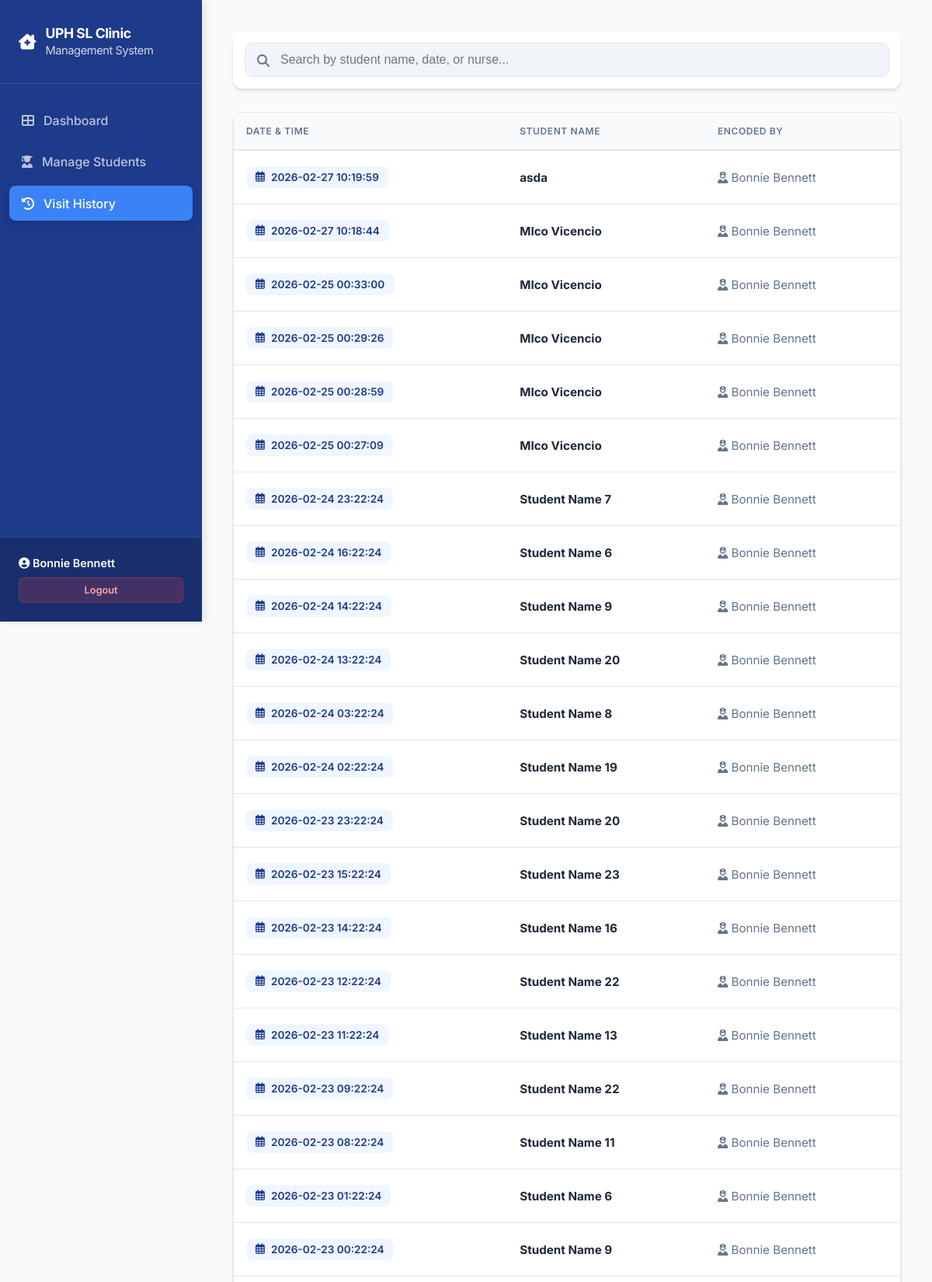
Screenshot of /visit_history (signed in, upper part) with the database file from the repository.
### tables this page shows
CREATE TABLE nurses (id INTEGER PRIMARY KEY AUTOINCREMENT, full_name TEXT, address TEXT, contact_number TEXT, username TEXT UNIQUE, password TEXT);

CREATE TABLE clinic_visits (id INTEGER PRIMARY KEY AUTOINCREMENT, student_id INTEGER, nurse_id INTEGER, temperature REAL, complaint TEXT, diagnosis TEXT, medicine TEXT, time_in TEXT, FOREIGN KEY(student_id) REFERENCES students(id), FOREIGN KEY(nurse_id) REFERENCES nurses(id));

CREATE TABLE students (id INTEGER PRIMARY KEY AUTOINCREMENT, rfid_uid TEXT UNIQUE, student_number TEXT UNIQUE, full_name TEXT, address TEXT, age INTEGER, grade TEXT, section TEXT, allergies TEXT, medical_condition TEXT, parent_name TEXT, parent_contact_number TEXT, parent_email TEXT);

### app.py (the view)
@app.route("/visit_history")
def visit_history():
    if session.get("role") != "nurse":
        return redirect(url_for("login"))
    conn = get_db()
    conn.row_factory = sqlite3.Row
    visits_rows = conn.execute("""
        SELECT
            clinic_visits.*,
            students.full_name,
            students.student_number,
            students.parent_name,
            students.parent_contact_number,
            students.parent_email,
            nurses.full_name as nurse_name
        FROM clinic_visits
        JOIN students ON clinic_visits.student_id = students.id
        LEFT JOIN nurses ON clinic_visits.nurse_id = nurses.id
        ORDER BY time_in DESC
    """).fetchall()
    visits = [dict(row) for row in visits_rows]
    nurse_id = session.get("user_id")
    nurse_row = conn.execute("SELECT * FROM nurses WHERE id=?", (nurse_id,)).fetchone()
    nurse = dict(nurse_row) if nurse_row else None
    conn.close()
    return render_template("visit_history.html", visits=visits, nurse=nurse)

### app.py (called while the page is built)
def get_db():
    conn = sqlite3.connect("clinic.db")
    conn.row_factory = sqlite3.Row
    return conn

### templates/visit_history.html (shortened to what this page needs)
<!DOCTYPE html>
<html lang="en">
<head>
    <link rel="stylesheet" href="https://cdnjs.cloudflare.com/ajax/libs/font-awesome/6.4.0/css/all.min.css">
</head>
<body>
<aside>
    <div class="sidebar-header">
        <i class="fas fa-clinic-medical fa-lg"></i>
        <h1>UPH SL Clinic<br><small style="font-weight:400; opacity:0.8;">Management System</small></h1>
    </div>
    <nav class="sidebar-nav">
        <a href="{{ url_for('nurse_dashboard') }}">
            <i class="fas fa-th-large"></i> Dashboard
        </a>
        <a href="{{ url_for('manage_students') }}">
            <i class="fas fa-user-graduate"></i> Manage Students
        </a>
        <a href="{{ url_for('visit_history') }}" class="active">
            <i class="fas fa-history"></i> Visit History
        </a>
    </nav>
    <div class="sidebar-footer">
        <div style="font-weight: 600; font-size: 0.9rem;"><i class="fas fa-user-circle"></i> {{ nurse['full_name'] }}</div>
        <a href="{{ url_for('logout') }}" class="logout-btn">Logout</a>
    </div>
</aside>
<main>
    <div class="controls">
        <div class="search-bar">
            <i class="fas fa-search"></i>
            <input type="text" id="visitSearch" placeholder="Search by student name, date, or nurse..." oninput="filterVisits()">
        </div>
    </div>
    <div class="table-wrapper">
        <table>
            <thead>
                <tr>
                    <th>Date & Time</th>
                    <th>Student Name</th>
                    <th>Encoded By</th>
                </tr>
            </thead>
            <tbody id="visitBody">
                {% for v in visits %}
                <tr class="clickable-row" onclick='showVisitDetails({{ v | tojson | safe }})'
                    data-search="{{ v['full_name'] }} {{ v['time_in'] }} {{ v['nurse_name'] }}">
                    <td><span class="time-badge"><i class="far fa-calendar-alt"></i> {{ v['time_in'] }}</span></td>
                    <td><strong>{{ v['full_name'] }}</strong></td>
                    <td><span style="color:var(--text-muted)"><i class="fas fa-user-nurse"></i> {{ v['nurse_name'] }}</span></td>
                </tr>
                {% endfor %}
            </tbody>
        </table>
    </div>
</main>
</body>
</html>

### templates/visit_history.html (style rules this page uses)
:root { --primary: #1e3a8a; --primary-light: #3b82f6; --success: #10b981; --danger: #ef4444; --warning: #f59e0b; --bg: #f8fafc; --surface: #ffffff; --text-main: #1e293b; --text-muted: #64748b; --border: #e2e8f0; --radius: 12px; --sidebar-width: 260px; --shadow: 0 4px 6px -1px rgba(0, 0, 0, 0.1), 0 2px 4px -1px rgba(0, 0, 0, 0.06); }
body { font-family: 'Inter', sans-serif; background-color: var(--bg); margin: 0; color: var(--text-main); display: flex; min-height: 100vh; }
aside { width: var(--sidebar-width); background: var(--primary); color: white; position: fixed; height: 100vh; display: flex; flex-direction: column; box-shadow: 4px 0 10px rgba(0,0,0,0.1); z-index: 1000; }
.sidebar-header { padding: 2rem 1.5rem; display: flex; align-items: center; gap: 12px; border-bottom: 1px solid rgba(255,255,255,0.1); }
.sidebar-header h1 { font-size: 1.1rem; margin: 0; font-weight: 700; letter-spacing: -0.025em; line-height: 1.2; }
.sidebar-nav { flex: 1; padding: 1.5rem 0.75rem; }
.sidebar-nav a { display: flex; align-items: center; gap: 12px; text-decoration: none; color: rgba(255,255,255,0.7); padding: 0.8rem 1rem; border-radius: 8px; margin-bottom: 8px; font-weight: 500; transition: all 0.3s ease; }
.sidebar-nav a.active { background: var(--primary-light); color: white; box-shadow: 0 4px 12px rgba(0,0,0,0.1); }
.sidebar-footer { padding: 1.5rem; background: rgba(0,0,0,0.2); border-top: 1px solid rgba(255,255,255,0.1); }
.logout-btn { display: block; margin-top: 10px; text-align: center; background: rgba(239, 68, 68, 0.2); color: #fca5a5; text-decoration: none; padding: 8px; border-radius: 6px; font-size: 0.8rem; font-weight: 600; border: 1px solid rgba(239, 68, 68, 0.3); transition: 0.3s; }
main { flex: 1; margin-left: var(--sidebar-width); padding: 2.5rem; max-width: calc(100% - var(--sidebar-width)); box-sizing: border-box; }
.controls { display: flex; gap: 20px; margin-bottom: 30px; align-items: center; background: var(--surface); padding: 15px; border-radius: var(--radius); box-shadow: var(--shadow); }
.search-bar { flex: 1; position: relative; }
.search-bar input { width: 100%; padding: 12px 12px 12px 45px; border-radius: 10px; border: 1px solid var(--border); font-size: 1rem; transition: 0.3s; background: #f1f5f9; box-sizing: border-box; }
.search-bar i { position: absolute; left: 16px; top: 15px; color: var(--text-muted); }
.table-wrapper { background: var(--surface); border-radius: var(--radius); overflow: hidden; box-shadow: var(--shadow); border: 1px solid var(--border); }
table { width: 100%; border-collapse: collapse; }
th { background: #f8fafc; color: var(--text-muted); font-weight: 600; text-transform: uppercase; font-size: 0.75rem; letter-spacing: 0.05em; padding: 1rem; border-bottom: 2px solid var(--border); text-align: left; }
td { padding: 1.25rem 1rem; border-bottom: 1px solid var(--border); font-size: 0.95rem; }
.clickable-row { transition: background 0.2s; cursor: pointer; }
.time-badge { background: #eff6ff; color: var(--primary); padding: 6px 12px; border-radius: 8px; font-size: 0.85rem; font-weight: 600; display: inline-flex; align-items: center; gap: 8px; }

### rows the page displays
nurses: full_name "Bonnie Bennett"
clinic_visits: time_in "2026-02-27 10:19:59", full_name "asda", nurse_name "Bonnie Bennett"
clinic_visits: time_in "2026-02-27 10:18:44", full_name "MIco Vicencio", nurse_name "Bonnie Bennett"
clinic_visits: time_in "2026-02-25 00:33:00", full_name "MIco Vicencio", nurse_name "Bonnie Bennett"
clinic_visits: time_in "2026-02-25 00:29:26", full_name "MIco Vicencio", nurse_name "Bonnie Bennett"
clinic_visits: time_in "2026-02-25 00:28:59", full_name "MIco Vicencio", nurse_name "Bonnie Bennett"
clinic_visits: time_in "2026-02-25 00:27:09", full_name "MIco Vicencio", nurse_name "Bonnie Bennett"
clinic_visits: time_in "2026-02-24 23:22:24", full_name "Student Name 7", nurse_name "Bonnie Bennett"
clinic_visits: time_in "2026-02-24 16:22:24", full_name "Student Name 6", nurse_name "Bonnie Bennett"
clinic_visits: time_in "2026-02-24 14:22:24", full_name "Student Name 9", nurse_name "Bonnie Bennett"
clinic_visits: time_in "2026-02-24 13:22:24", full_name "Student Name 20", nurse_name "Bonnie Bennett"
clinic_visits: time_in "2026-02-24 03:22:24", full_name "Student Name 8", nurse_name "Bonnie Bennett"
clinic_visits: time_in "2026-02-24 02:22:24", full_name "Student Name 19", nurse_name "Bonnie Bennett"
clinic_visits: time_in "2026-02-23 23:22:24", full_name "Student Name 20", nurse_name "Bonnie Bennett"
clinic_visits: time_in "2026-02-23 15:22:24", full_name "Student Name 23", nurse_name "Bonnie Bennett"
clinic_visits: time_in "2026-02-23 14:22:24", full_name "Student Name 16", nurse_name "Bonnie Bennett"
clinic_visits: time_in "2026-02-23 12:22:24", full_name "Student Name 22", nurse_name "Bonnie Bennett"
clinic_visits: time_in "2026-02-23 11:22:24", full_name "Student Name 13", nurse_name "Bonnie Bennett"
clinic_visits: time_in "2026-02-23 09:22:24", full_name "Student Name 22", nurse_name "Bonnie Bennett"
clinic_visits: time_in "2026-02-23 08:22:24", full_name "Student Name 11", nurse_name "Bonnie Bennett"
clinic_visits: time_in "2026-02-23 01:22:24", full_name "Student Name 6", nurse_name "Bonnie Bennett"
clinic_visits: time_in "2026-02-23 00:22:24", full_name "Student Name 9", nurse_name "Bonnie Bennett"
